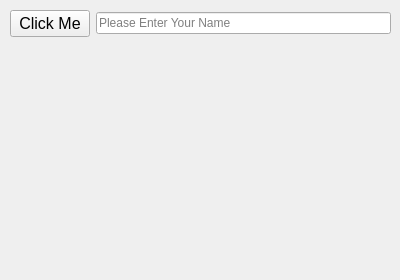
<?xml version="1.0" encoding="UTF-8"?>
<ui version="4.0">
 <class>Form</class>
 <widget class="QWidget" name="Form">
  <property name="geometry">
   <rect>
    <x>0</x>
    <y>0</y>
    <width>400</width>
    <height>280</height>
   </rect>
  </property>
  <property name="windowTitle">
   <string>Qt Designer Application</string>
  </property>
  <widget class="QWidget" name="">
   <property name="geometry">
    <rect>
     <x>10</x>
     <y>10</y>
     <width>381</width>
     <height>261</height>
    </rect>
   </property>
   <layout class="QVBoxLayout" name="verticalLayout">
    <item>
     <layout class="QHBoxLayout" name="horizontalLayout">
      <item>
       <widget class="QPushButton" name="btn_click">
        <property name="font">
         <font>
          <pointsize>12</pointsize>
         </font>
        </property>
        <property name="text">
         <string>Click Me</string>
        </property>
       </widget>
      </item>
      <item>
       <widget class="QLineEdit" name="line_edit">
        <property name="placeholderText">
         <string>Please Enter Your Name</string>
        </property>
       </widget>
      </item>
     </layout>
    </item>
    <item>
     <widget class="QLabel" name="label">
      <property name="font">
       <font>
        <pointsize>12</pointsize>
       </font>
      </property>
      <property name="styleSheet">
       <string notr="true">QLabel{
color:red
}</string>
      </property>
      <property name="text">
       <string/>
      </property>
     </widget>
    </item>
   </layout>
  </widget>
 </widget>
 <resources/>
 <connections/>
</ui>
